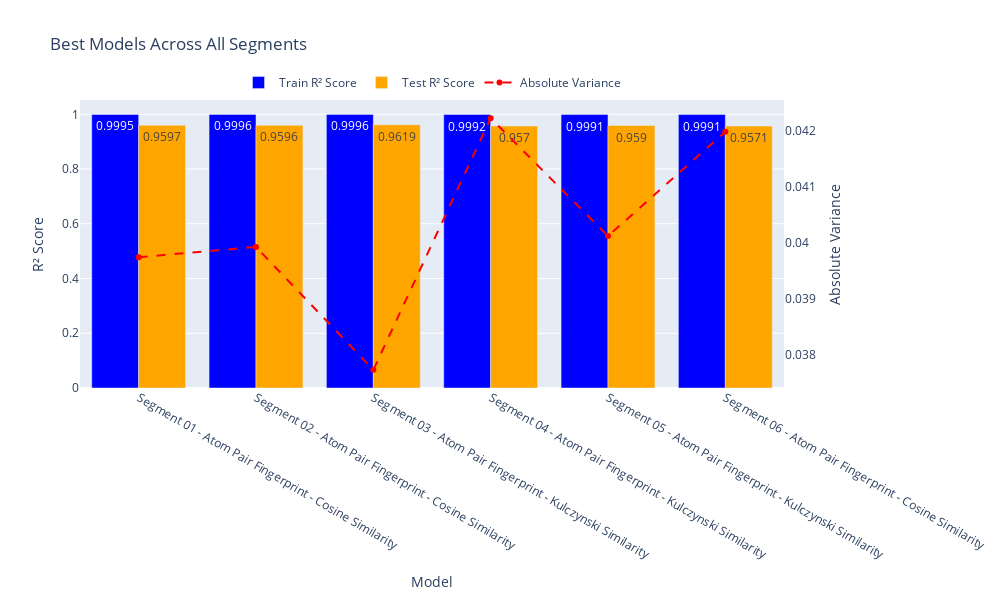

The code cell stored with this chart in its notebook:
### Code cell
import pandas as pd
import plotly.graph_objects as go

# Load the results from the CSV file
final_results = pd.read_csv(r"C:\Users\Chamod Peiris\Documents\Curcumin_Scripts\LUMO_Filtered_Segmented_Analysis.csv")

# Calculate the absolute variance between Train and Test R² scores
final_results['Variance'] = abs(final_results['Train R2 Score'] - final_results['Test R2 Score'])

# Initialize an empty list to store the best models from all segments
best_models_list = []

# Process each segment to find the best model
for segment in final_results['Segment'].unique():
    # Filter data for the current segment
    segment_data = final_results[final_results['Segment'] == segment]
    
    # Identify the best model (highest Test R² score)
    best_model = segment_data.loc[segment_data['Test R2 Score'].idxmax()]
    
    # Convert the Series to a DataFrame and append it to the list
    best_models_list.append(pd.DataFrame([best_model]))

# Concatenate the list of best models into a DataFrame
best_models_all_segments = pd.concat(best_models_list, ignore_index=True)

# Create a grouped bar plot for Train and Test R² scores of the best models
fig = go.Figure()

# Add bars for Train R² scores
fig.add_trace(go.Bar(
    x=best_models_all_segments['Segment'] + ' - ' + best_models_all_segments['Fingerprint Type'] + ' - ' + best_models_all_segments['Similarity Method'],
    y=best_models_all_segments['Train R2 Score'],
    name='Train R² Score',
    marker_color='blue',
    text=best_models_all_segments['Train R2 Score'].round(4),
    textposition='auto'
))

# Add bars for Test R² scores
fig.add_trace(go.Bar(
    x=best_models_all_segments['Segment'] + ' - ' + best_models_all_segments['Fingerprint Type'] + ' - ' + best_models_all_segments['Similarity Method'],
    y=best_models_all_segments['Test R2 Score'],
    name='Test R² Score',
    marker_color='orange',
    text=best_models_all_segments['Test R2 Score'].round(4),
    textposition='auto'
))

# Add a line for the absolute variance (secondary y-axis)
fig.add_trace(go.Scatter(
    x=best_models_all_segments['Segment'] + ' - ' + best_models_all_segments['Fingerprint Type'] + ' - ' + best_models_all_segments['Similarity Method'],
    y=best_models_all_segments['Variance'],
    mode='lines+markers',
    name='Absolute Variance',
    yaxis='y2',
    line=dict(color='red', dash='dash')
))

# Update layout to include secondary y-axis
fig.update_layout(
    title='Best Models Across All Segments',
    xaxis_title='Model',
    yaxis_title='R² Score',
    yaxis2=dict(
        title='Absolute Variance',
        overlaying='y',
        side='right',
        showgrid=False,
        zeroline=False
    ),
    barmode='group',
    legend=dict(x=0.85, y=1.0),
    width=1000,
    height=600
)

# legend orientation
fig.update_layout(
    legend=dict(
        orientation='h',  # Horizontal orientation
        yanchor='bottom',
        y=1.01,  # Position above the plot
        xanchor='center',
        x=0.5  # Center horizontally
    )
)

# Show the plot
fig.show()

### Figure 1 — Plotly figure (JSON) as saved in the notebook; plotly's stock layout.template omitted (floating-point values rounded to 4 significant figures)
{"data": [{"marker": {"color": "blue"}, "name": "Train R² Score", "text": [0.9995, 0.9996, 0.9996, 0.9992, 0.9991, 0.9991], "textposition": "auto", "type": "bar", "x": ["Segment 01 - Atom Pair Fingerprint - Cosine Similarity", "Segment 02 - Atom Pair Fingerprint - Cosine Similarity", "Segment 03 - Atom Pair Fingerprint - Kulczynski Similarity", "Segment 04 - Atom Pair Fingerprint - Kulczynski Similarity", "Segment 05 - Atom Pair Fingerprint - Kulczynski Similarity", "Segment 06 - Atom Pair Fingerprint - Cosine Similarity"], "y": [0.9995, 0.9996, 0.9996, 0.9992, 0.9991, 0.9991]}, {"marker": {"color": "orange"}, "name": "Test R² Score", "text": [0.9597, 0.9596, 0.9619, 0.957, 0.959, 0.9571], "textposition": "auto", "type": "bar", "x": ["Segment 01 - Atom Pair Fingerprint - Cosine Similarity", "Segment 02 - Atom Pair Fingerprint - Cosine Similarity", "Segment 03 - Atom Pair Fingerprint - Kulczynski Similarity", "Segment 04 - Atom Pair Fingerprint - Kulczynski Similarity", "Segment 05 - Atom Pair Fingerprint - Kulczynski Similarity", "Segment 06 - Atom Pair Fingerprint - Cosine Similarity"], "y": [0.9597, 0.9596, 0.9619, 0.957, 0.959, 0.9571]}, {"line": {"color": "red", "dash": "dash"}, "mode": "lines+markers", "name": "Absolute Variance", "type": "scatter", "x": ["Segment 01 - Atom Pair Fingerprint - Cosine Similarity", "Segment 02 - Atom Pair Fingerprint - Cosine Similarity", "Segment 03 - Atom Pair Fingerprint - Kulczynski Similarity", "Segment 04 - Atom Pair Fingerprint - Kulczynski Similarity", "Segment 05 - Atom Pair Fingerprint - Kulczynski Similarity", "Segment 06 - Atom Pair Fingerprint - Cosine Similarity"], "y": [0.03974, 0.03992, 0.03773, 0.04223, 0.04012, 0.04199], "yaxis": "y2"}], "layout": {"barmode": "group", "height": 600, "legend": {"orientation": "h", "x": 0.5, "xanchor": "center", "y": 1.01, "yanchor": "bottom"}, "title": {"text": "Best Models Across All Segments"}, "width": 1000, "xaxis": {"title": {"text": "Model"}}, "yaxis": {"title": {"text": "R² Score"}}, "yaxis2": {"overlaying": "y", "showgrid": false, "side": "right", "title": {"text": "Absolute Variance"}, "zeroline": false}}}
